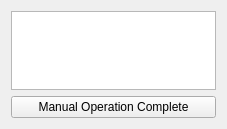
<?xml version="1.0" encoding="UTF-8"?>
<ui version="4.0">
 <class>ManualOperation</class>
 <widget class="QWidget" name="ManualOperation">
  <property name="geometry">
   <rect>
    <x>0</x>
    <y>0</y>
    <width>227</width>
    <height>129</height>
   </rect>
  </property>
  <property name="windowTitle">
   <string>Manual Operation</string>
  </property>
  <layout class="QVBoxLayout" name="verticalLayout">
   <item>
    <widget class="QPlainTextEdit" name="mo">
     <property name="readOnly">
      <bool>true</bool>
     </property>
     <property name="plainText">
      <string/>
     </property>
    </widget>
   </item>
   <item>
    <widget class="QPushButton" name="mo_complete">
     <property name="text">
      <string>Manual Operation Complete</string>
     </property>
    </widget>
   </item>
  </layout>
 </widget>
 <resources/>
 <connections/>
</ui>
